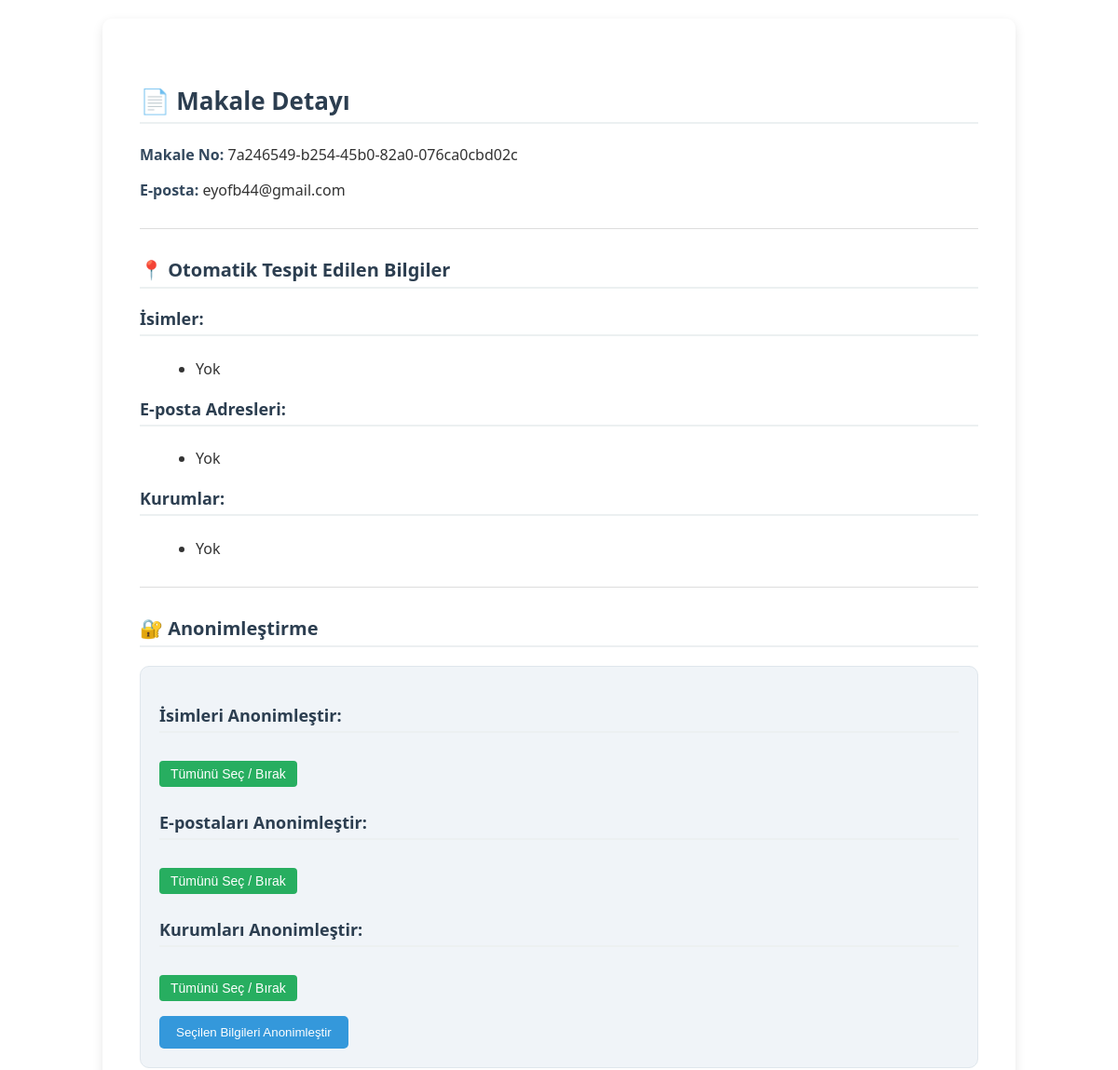
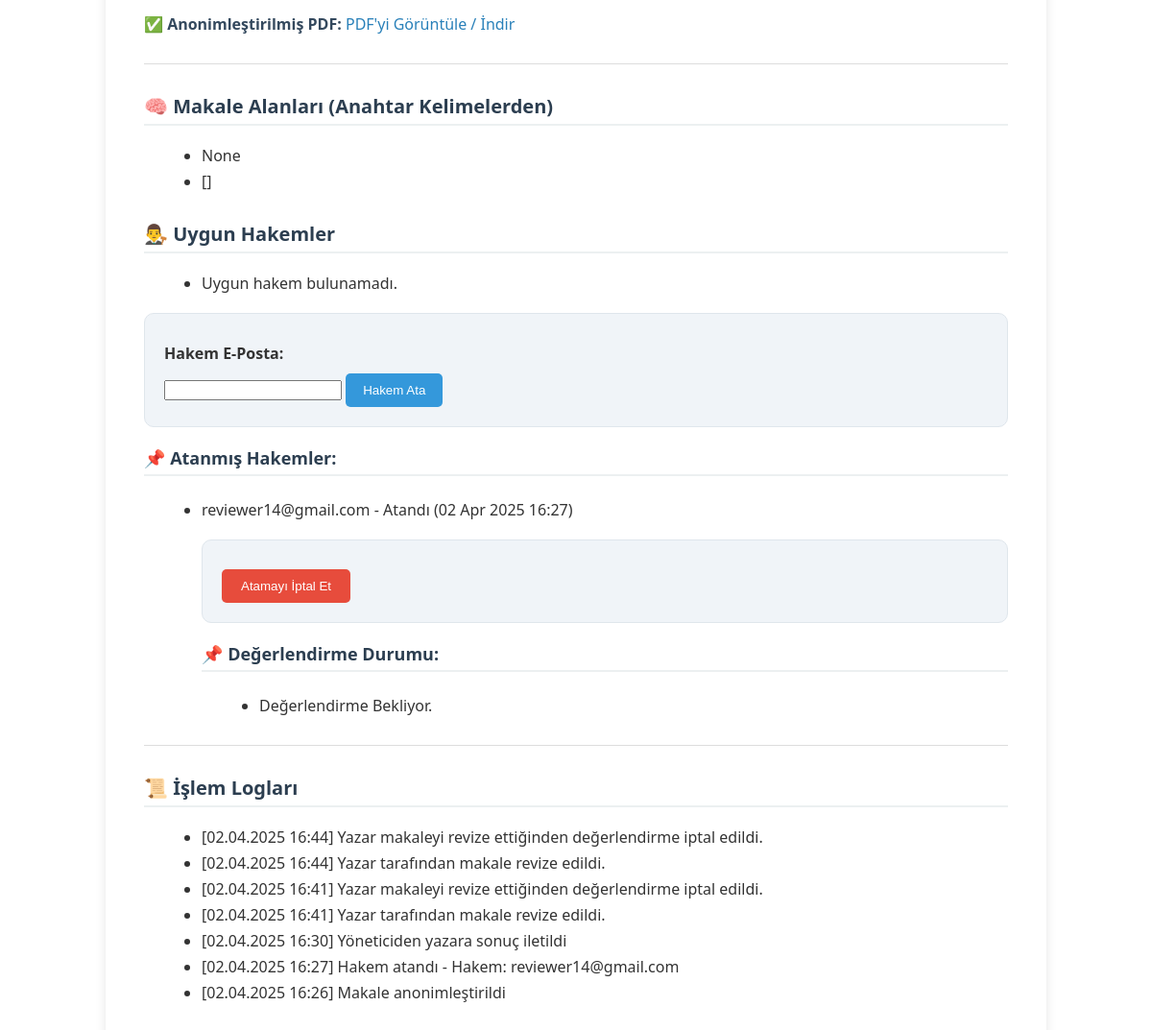
The page /yonetici/makale/2/ on the database its author committed (2 pictures, top to bottom).
### projectapp/models.py (models this page shows, shortened)
class article(models.Model):
    id = models.IntegerField(primary_key=True)
    name = models.CharField(max_length=30)
    article_no = models.UUIDField(default=uuid.uuid4, editable=False, unique=True)
    article_pdf = models.FileField()
    email = models.EmailField(default='example@gmail.com')
    upload_date = models.DateField(auto_now_add=True)
    status = models.CharField(max_length=20,default='Awaiting review')
    author_message = models.CharField(max_length=100,blank=True, null=True)
    anonymized_pdf = models.FileField(upload_to='anon_pdfs/', null=True, blank=True)  # Eklenen alan
    created_at = models.DateTimeField(auto_now_add=True , null=True, blank=True)
    keywords = models.JSONField(null=True, blank=True)
    encrypted_id = models.CharField(max_length=256, blank=True, null=True)
    final_pdf = models.FileField(upload_to='final_pdfs/', null=True, blank=True)

class review_assignment(models.Model):
    article = models.ForeignKey(article, on_delete=models.CASCADE)
    email= models.EmailField()
    assigned_at = models.DateTimeField(auto_now_add=True)
    status = models.CharField(max_length=50, default="Atandı")

class logs(models.Model):
    article = models.ForeignKey('article', on_delete=models.CASCADE)
    timestamp = models.DateTimeField(auto_now_add=True)
    action = models.CharField(max_length=255)  # "Anonimleştirildi", "Hakem atandı" gibi
    detail = models.TextField(blank=True, null=True)  # opsiyonel açıklama

### projectapp/views.py (the view, shortened to what this page needs)
# urls.py: path('yonetici/makale/<int:pk>/', views.article_detail_admin, name='article_detail_admin'),
def article_detail_admin(request, pk):
    article = get_object_or_404(models.article, pk=pk)
    text = read_pdf(article.article_pdf.path)
    authors_info = extract_authors_info(text)
    form = forms.AnonSelectForm(dynamic_data=authors_info)
    reviewer_form = forms.ReviewerAssignForm()
    top_field, top_keywords = get_top_field_and_keywords(text)
    matched_reviewers = list(get_matching_reviewers_by_keywords(top_keywords))
    print(top_field, top_keywords, matched_reviewers)
    article.keywords = top_keywords
    article.save()
    matched_fields = [top_field ]
    matched_fields.append(top_keywords)
    suggested_reviewers = matched_reviewers
    assignments = models.review_assignment.objects.filter(article=article)
    logs = article.logs_set.all().order_by("-timestamp")
    return render(request, "article_detail_admin.html", {
        "article": article,
        "form": form,
        "authors_info": authors_info,
        "reviewer_form": reviewer_form,
        "assignments": assignments,
        "logs": logs,
        "matched_fields": matched_fields,
        "suggested_reviewers": suggested_reviewers
    })

### projectapp/forms.py
class AnonSelectForm(forms.Form):
   names = forms.MultipleChoiceField(
       widget=forms.CheckboxSelectMultiple,
       required=False
   )
   emails = forms.MultipleChoiceField(
       widget=forms.CheckboxSelectMultiple,
       required=False
   )
   universities = forms.MultipleChoiceField(
       widget=forms.CheckboxSelectMultiple,
       required=False
   )
   def __init__(self, *args, **kwargs):
       dynamic_data = kwargs.pop("dynamic_data", {})
       super().__init__(*args, **kwargs)
       self.fields['names'].choices = [(x, x) for x in dynamic_data.get("names", [])]
       self.fields['emails'].choices = [(x, x) for x in dynamic_data.get("emails", [])]
       self.fields['universities'].choices = [(x, x) for x in dynamic_data.get("universities", [])]

class ReviewerAssignForm(forms.Form):
    reviewer_email = forms.EmailField(label="Hakem E-posta")

### projectapp/views.py (called while the page is built, shortened)
def read_pdf(pdf_path):
    pdf = fitz.open(pdf_path)
    all_text = ""
    for page in pdf:
        all_text += page.get_text()
    pdf.close()
    return all_text

def exclude_names(names):
    exclude_names = ['university','technology','information','network','science','abstractas']
    for i in names :
        if exclude_names.__contains__(i):
            names.remove(i)
    print("buraya bak:" ,names)

def clean_text(text):
    text = text.translate(str.maketrans('', '', string.punctuation))
    text = re.sub(r'[^\w\s]', '', text)
    text = re.sub(r'\d+', '', text)
    text = text.lower()
    stop_words = set(stopwords.words('english'))
    words = text.split()
    filtered_text = [word for word in words if word not in stop_words]
    return ' '.join(filtered_text)

def infer_fields_by_keyword_frequency(text):
    lower_text = text.lower()
    result = {}
    for field, keywords in FIELD_KEYWORDS.items():
        keyword_counts = {}
        total = 0
        for kw in keywords:
            matches = re.findall(r'\b' + re.escape(kw.lower()) + r'\b', lower_text)
            count = len(matches)
            if count > 0:
                keyword_counts[kw] = count
                total += count
        if total > 0:
            result[field] = {
                "total": total,
                "details": keyword_counts
            }
    sorted_result = dict(sorted(result.items(), key=lambda x: x[1]['total'], reverse=True))
    return sorted_result

def get_top_field_and_keywords(text):
    field_data = infer_fields_by_keyword_frequency(text)
    if not field_data:
        return None, []

### projectapp/templates/article_detail_admin.html (shortened to what this page needs)
<!DOCTYPE html>
<html lang="tr">
<head>
</head>
<body>
<h2>📄 Makale Detayı</h2>
<p><strong>Makale No:</strong> {{ article.article_no }}</p>
<p><strong>E-posta:</strong> {{ article.email }}</p>
<hr>
<h3>📍 Otomatik Tespit Edilen Bilgiler</h3>
<h4>İsimler:</h4>
<ul>
    {% for name in authors_info.names %}
        <li>{{ name }}</li>
    {% empty %}
        <li>Yok</li>
    {% endfor %}
</ul>
<h4>E-posta Adresleri:</h4>
<ul>
    {% for email in authors_info.emails %}
        <li>{{ email }}</li>
    {% empty %}
        <li>Yok</li>
    {% endfor %}
</ul>
<h4>Kurumlar:</h4>
<ul>
    {% for uni in authors_info.universities %}
        <li>{{ uni }}</li>
    {% empty %}
        <li>Yok</li>
    {% endfor %}
</ul>
<hr>
<h3>🔐 Anonimleştirme</h3>
    <form method="post">
        <h4>İsimleri Anonimleştir:</h4>
        <button type="button" class="toggle-btn" onclick="toggleAll('id_names')">Tümünü Seç / Bırak</button>
        <h4>E-postaları Anonimleştir:</h4>
        <button type="button" class="toggle-btn" onclick="toggleAll('id_emails')">Tümünü Seç / Bırak</button>
        <h4>Kurumları Anonimleştir:</h4>
        <button type="button" class="toggle-btn" onclick="toggleAll('id_universities')">Tümünü Seç / Bırak</button>
        <button type="submit" name="anonymize_btn" >Seçilen Bilgileri Anonimleştir</button>
    </form>
{% if article.anonymized_pdf %}
    <p>✅ <strong>Anonimleştirilmiş PDF:</strong>
        <a href="{{ article.anonymized_pdf.url }}" target="_blank">PDF'yi Görüntüle / İndir</a>
    </p>
{% endif %}
<hr>
<h3>🧠 Makale Alanları (Anahtar Kelimelerden)</h3>
<ul>
    {% for field in matched_fields %}
        <li>{{ field }}</li>
    {% empty %}
        <li>Alan tespit edilemedi.</li>
    {% endfor %}
</ul>
<h3>👨‍⚖️ Uygun Hakemler</h3>
<ul>
    {% for reviewer in suggested_reviewers %}
        <li>{{ reviewer.email }} - <small>İlgi alanları: {{ reviewer.interested_subfields }}</small></li>
    {% empty %}
        <li>Uygun hakem bulunamadı.</li>
    {% endfor %}
</ul>
<form method="post">
    <label for="reviewer_email">Hakem E-Posta:</label>
    {{ reviewer_form.reviewer_email }}
    <button type="submit" name="assign_btn">Hakem Ata</button>
</form>
<h4>📌 Atanmış Hakemler:</h4>
<ul>
    {% for assignment in assignments %}
        <li>{{ assignment.email }} - {{ assignment.status }} ({{ assignment.assigned_at|date:"d M Y H:i" }})</li>
        <form method="post" action="{% url 'cancel_assigment_review' %}">
            <button type="submit" style="background-color:#e74c3c; color:white; padding:10px 20px; border:none; border-radius:5px; cursor:pointer;">
              Atamayı İptal Et
            </button>
          </form>
          <h4>📌 Değerlendirme Durumu:</h4>
<ul>
{% if article.status == "Article Reviewed" %}
  <form method="post" action="{% url 'send_final_to_author' %}">
    {% csrf_token %}
    <input type="hidden" name="article_id" value="{{ article.id }}">
    <button type="submit" style="background-color:#2ecc71; color:white; padding:10px 20px; border:none; border-radius:5px; cursor:pointer;">
      Yazara Sonuç PDF'ini Gönder
    </button>
  </form>
  <form method="post" action="{% url 'cancel_review' %}">
    {% csrf_token %}
    <input type="hidden" name="article_id" value="{{ article.id }}">
    <button type="submit" style="background-color:#e74c3c; color:white; padding:10px 20px; border:none; border-radius:5px; cursor:pointer;">
      Değerlendirmeyi İptal Et
    </button>
  </form>
    {%else %}
    <li>Değerlendirme Bekliyor.</li>
{% endif %}
</ul>
    {% empty %}
        <li>Henüz hakem ataması yapılmamış.</li>
    {% endfor %}
</ul>
<hr>
<h3>📜 İşlem Logları</h3>
<ul>
    {% for log in logs %}
        <li>[{{ log.timestamp|date:"d.m.Y H:i" }}] {{ log.action }} {% if log.detail %}- {{ log.detail }}{% endif %}</li>
    {% empty %}
        <li>Log kaydı bulunamadı.</li>
    {% endfor %}
</ul>
</body>
</html>

### projectapp/templates/article_detail_admin.html (style rules this page uses)
body { font-family: 'Segoe UI', Tahoma, Geneva, Verdana, sans-serif; background-color: #f9f9f9; color: #333; margin: 20px auto; padding: 40px; max-width: 900px; border-radius: 10px; background-color: white; box-shadow: 0 4px 12px rgba(0,0,0,0.1); }
h2, h3, h4 { color: #2c3e50; margin-top: 30px; border-bottom: 2px solid #ecf0f1; padding-bottom: 5px; }
h2 { font-size: 26px; }
h3 { font-size: 20px; }
h4 { font-size: 18px; margin-top: 20px; }
ul { list-style-type: disc; margin-left: 20px; margin-bottom: 20px; }
li { margin-bottom: 5px; }
strong { color: #34495e; }
hr { border: none; height: 1px; background-color: #ddd; margin: 30px 0; }
form { margin-top: 20px; background-color: #f0f4f8; padding: 20px; border-radius: 10px; border: 1px solid #dfe6ec; }
label { font-weight: bold; display: block; margin-top: 10px; }
button { background-color: #3498db; color: white; padding: 10px 18px; border: none; border-radius: 5px; cursor: pointer; margin-top: 10px; }
a { color: #2980b9; text-decoration: none; }
p { margin-bottom: 10px; }
.toggle-btn { background-color: #27ae60; color: white; border: none; padding: 6px 12px; margin: 6px 0; border-radius: 4px; font-size: 14px; cursor: pointer; }

### rows shown on the page
article: article_no "7a246549-b254-45b0-82a0-076ca0cbd02c", email "eyofb44@gmail.com", matched_fields "[]"
review_assignment: email "reviewer14@gmail.com", status "Atandı", assigned_at "02 Apr 2025 16:27"
logs: timestamp "02.04.2025 16:44", action "Yazar makaleyi revize ettiğinden değerlendirme iptal edildi."
logs: timestamp "02.04.2025 16:44", action "Yazar tarafından makale revize edildi."
logs: timestamp "02.04.2025 16:41", action "Yazar makaleyi revize ettiğinden değerlendirme iptal edildi."
logs: timestamp "02.04.2025 16:41", action "Yazar tarafından makale revize edildi."
logs: timestamp "02.04.2025 16:30", action "Yöneticiden yazara sonuç iletildi"
logs: timestamp "02.04.2025 16:27", action "Hakem atandı", detail "Hakem: reviewer14@gmail.com"
logs: timestamp "02.04.2025 16:26", action "Makale anonimleştirildi"

### other values the page prints
{{ field }} "None"
